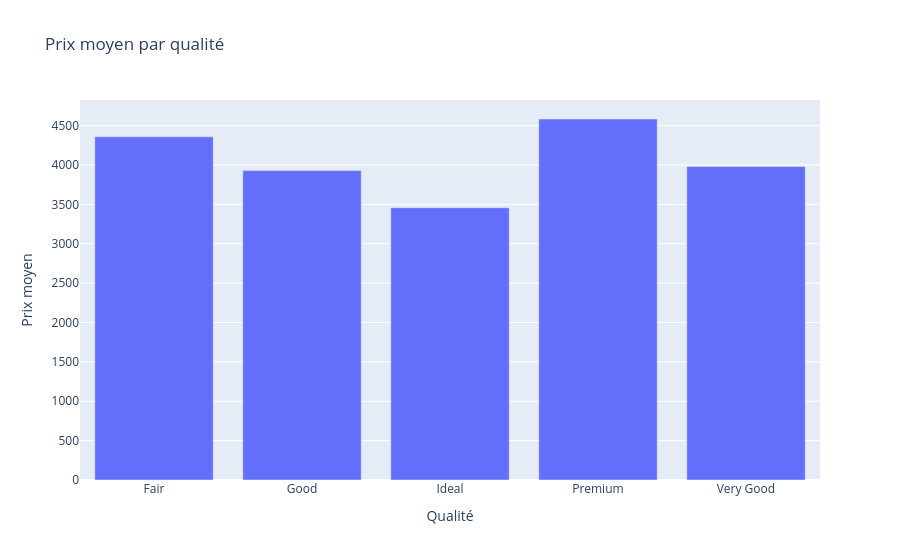

The notebook cell this image was saved under:
### Markdown cell above
### Plotly

### Code cell
fig = px.bar(mean_price, x='cut', y='mean_price',
              labels={'cut': 'Qualité', 'mean_price': 'Prix moyen'},
              title="Prix moyen par qualité")
fig.show()

### Figure 1 — Plotly figure (JSON) as saved in the notebook; plotly's stock layout.template omitted (floating-point values rounded to 4 significant figures)
{"data": [{"hovertemplate": "Qualité=%{x}<br>Prix moyen=%{y}<extra></extra>", "legendgroup": "", "marker": {"color": "#636efa", "pattern": {"shape": ""}}, "name": "", "orientation": "v", "showlegend": false, "textposition": "auto", "type": "bar", "x": ["Fair", "Good", "Ideal", "Premium", "Very Good"], "xaxis": "x", "y": [4359.0, 3929.0, 3458.0, 4584.0, 3982.0], "yaxis": "y"}], "layout": {"barmode": "relative", "legend": {"tracegroupgap": 0}, "title": {"text": "Prix moyen par qualité"}, "xaxis": {"anchor": "y", "domain": [0, 1], "title": {"text": "Qualité"}}, "yaxis": {"anchor": "x", "domain": [0, 1], "title": {"text": "Prix moyen"}}}}
